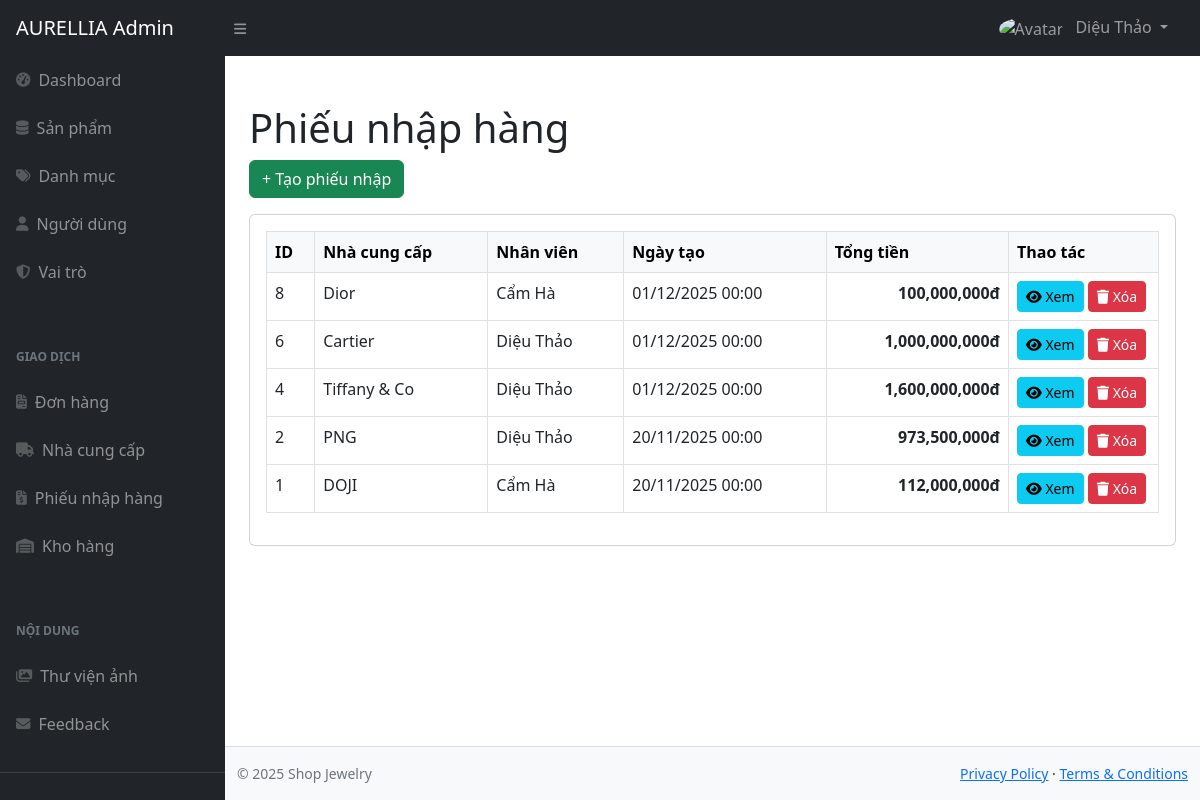
Before: /admin/index.php?act=import (signed in) with the older database file.
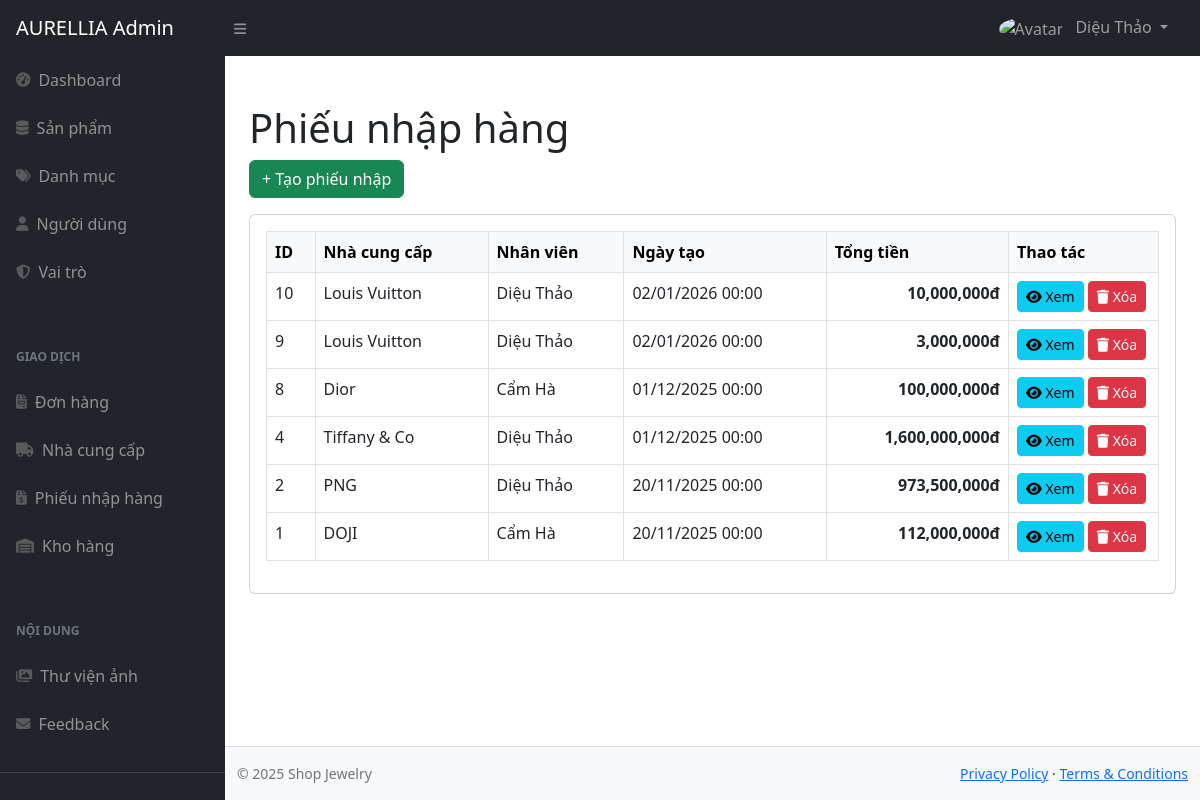
After: the same page with the newer database file.
### tables this page shows
CREATE TABLE `import` (
  `id` int(11) NOT NULL,
  `total_import_order` int(11) DEFAULT NULL,
  `user_id` int(11) DEFAULT NULL,
  `supplier_id` int(11) DEFAULT NULL,
  `created_at` date DEFAULT NULL,
  `isDeleted` int(11) DEFAULT NULL
);

CREATE TABLE `supplier` (
  `id` int(11) NOT NULL,
  `name` varchar(255) DEFAULT NULL,
  `address` varchar(255) DEFAULT NULL,
  `contact` varchar(255) DEFAULT NULL,
  `isDeleted` tinyint(1) DEFAULT 0
);

CREATE TABLE `user` (
  `id` int(11) NOT NULL,
  `fullname` varchar(255) NOT NULL,
  `email` varchar(255) NOT NULL,
  `phone_number` varchar(255) DEFAULT NULL,
  `password` varchar(255) DEFAULT NULL,
  `role_id` int(11) DEFAULT NULL,
  `created_at` date DEFAULT NULL,
  `updated_at` date DEFAULT NULL,
  `deleted` int(11) DEFAULT NULL,
  `reset_token` varchar(255) DEFAULT NULL,
  `token_expiry` datetime DEFAULT NULL,
  `avatar` varchar(255) DEFAULT '/public/assets/imgs/user.jpg'
);

### admin/controllers/ImportController.php (called while the page is built, shortened)
<?php
require "models/ImportModel.php";
class ImportController
{
    private $model;
    function __construct($db)
    {
        $this->model = new ImportModel($db);
    }
    function index()
    {
        $imports = $this->model->getAll();
        include "layouts/main.php";
    }
}

### admin/models/ImportModel.php (called while the page is built, shortened)
<?php
class ImportModel
{
    private $conn;
    function __construct($db)
    {
        $this->conn = $db;
    }
    function getAll()
    {
        $sql = "
        SELECT import.*,
               supplier.name AS supplier_name,
               user.fullname AS user_name
        FROM import
        JOIN supplier ON supplier.id = import.supplier_id
        JOIN user ON user.id = import.user_id
        WHERE import.isDeleted = 0
        ORDER BY import.id DESC
    ";
        return $this->conn->query($sql);
    }
}

### admin/views/import/list.php (the view)
<h1 class="mt-4">Phiếu nhập hàng</h1>
<a href="index.php?act=import-create" class="btn btn-success mb-3">+ Tạo phiếu nhập</a>
<div class="card">
    <div class="card-body">
        <table class="table table-bordered table-hover">
            <thead class="table-light">
                <tr>
                    <th>ID</th>
                    <th>Nhà cung cấp</th>
                    <th>Nhân viên</th>
                    <th>Ngày tạo</th>
                    <th>Tổng tiền</th>
                    <th width="150">Thao tác</th>
                </tr>
            </thead>
            <tbody>
                <?php foreach ($imports as $i): ?>
                    <tr>
                        <td><?= $i['id'] ?></td>
                        <td><?= htmlspecialchars($i['supplier_name']) ?></td>
                        <td><?= htmlspecialchars($i['user_name']) ?></td>
                        <td><?= date('d/m/Y H:i', strtotime($i['created_at'])) ?></td>
                        <td class="text-end fw-bold"><?= number_format($i['total_import_order'] ?? 0) ?>đ</td>
                        <td>
                            <a href="index.php?act=import-detail&id=<?= $i['id'] ?>" class="btn btn-info btn-sm">
                                <i class="fas fa-eye"></i> Xem
                            </a>
                            <a href="index.php?act=import-delete&id=<?= $i['id'] ?>"
                                class="btn btn-danger btn-sm"
                                onclick="return confirm('Bạn có chắc chắn muốn xóa phiếu nhập #<?= $i['id'] ?>?')">
                                <i class="fas fa-trash"></i> Xóa
                            </a>
                        </td>
                    </tr>
                <?php endforeach; ?>
            </tbody>
        </table>
    </div>
</div>

### admin/index.php (shortened to what this page needs)
<?php
$conn = new mysqli("localhost:3307", "root", "", "web_trang_suc");
$act = $_GET['act'] ?? "dashboard";
switch ($act) {
    case "import":
        require "controllers/ImportController.php";
        $c = new ImportController($conn);
        $c->index();
        break;
}

### admin/layouts/main.php (shortened to what this page needs)
<!DOCTYPE html>
<html lang="en">
<head>
    <link rel="stylesheet" href="https://cdnjs.cloudflare.com/ajax/libs/font-awesome/6.5.1/css/all.min.css">
    <link rel="stylesheet" href="https://cdn.jsdelivr.net/npm/sweetalert2@11/dist/sweetalert2.min.css">
    <link href="assets/css/styles.css" rel="stylesheet" />
</head>
<body class="sb-nav-fixed">
    <?php include "navbar.php"; ?>
    <div id="layoutSidenav">
        <?php include "sidebar.php"; ?>
        <div id="layoutSidenav_content">
            <main class="p-4">
                <?php include $view; ?>
            </main>
            <?php include "footer.php"; ?>
</body>
</html>

### admin/layouts/navbar.php (shortened to what this page needs)
<?php
$adminName = $_SESSION["fullname"] ?? "Admin";
$adminAvatar = "../assets/imgs/admin/admin.jpg";
?>
<nav class="sb-topnav navbar navbar-expand navbar-dark bg-dark">
    <a class="navbar-brand ps-3" href="index.php">AURELLIA Admin</a>
    <button class="btn btn-link btn-sm order-1 order-lg-0 me-4" id="sidebarToggle">
        <i class="fas fa-bars"></i>
    </button>
    <ul class="navbar-nav ms-auto me-3 me-lg-4">
        <li class="nav-item dropdown">
            <a class="nav-link dropdown-toggle" id="navbarDropdown" href="#" role="button"
               data-bs-toggle="dropdown" aria-expanded="false">
                <img src="<?= $adminAvatar ?>"
                     alt="Avatar"
                     style="width:32px; height:32px; border-radius:50%; object-fit:cover; margin-right:8px;">
                <?= htmlspecialchars($adminName) ?>
            </a>
        </li>
    </ul>
</nav>

### admin/layouts/sidebar.php (shortened to what this page needs)
<div id="layoutSidenav_nav">
    <nav class="sb-sidenav accordion sb-sidenav-dark" id="sidenavAccordion">
        <div class="sb-sidenav-menu">
            <div class="nav">
                <a class="nav-link" href="index.php?act=dashboard">
                    <div class="sb-nav-link-icon"><i class="fa-solid fa-tachometer-alt"></i></div>
                    Dashboard
                </a>
                <a class="nav-link" href="index.php?act=products">
                    <div class="sb-nav-link-icon"><i class="fa-solid fa-database"></i></div>
                    Sản phẩm
                </a>
                <a class="nav-link" href="index.php?act=category">
                    <div class="sb-nav-link-icon"><i class="fa-solid fa-tags"></i></div>
                    Danh mục
                </a>
                <a class="nav-link" href="index.php?act=users">
                    <div class="sb-nav-link-icon"><i class="fa-solid fa-user"></i></div>
                    Người dùng
                </a>
                <a class="nav-link <?php echo (isset($_GET['act']) && strpos($_GET['act'], 'role') === 0) ? 'active' : ''; ?>"
                    href="index.php?act=role">
                    <div class="sb-nav-link-icon"><i class="fa-solid fa-shield-halved"></i></div>
                    Vai trò
                </a>
                <div class="sb-sidenav-menu-heading text-muted small mt-4">Giao dịch</div>
                <a class="nav-link" href="index.php?act=order">
                    <div class="sb-nav-link-icon"><i class="fa-solid fa-file-invoice"></i></div>
                    Đơn hàng
                </a>
                <a class="nav-link" href="index.php?act=supplier">
                    <div class="sb-nav-link-icon"><i class="fa-solid fa-truck"></i></div>
                    Nhà cung cấp
                </a>
                <a class="nav-link" href="index.php?act=import">
                    <div class="sb-nav-link-icon"><i class="fa-solid fa-file-invoice-dollar"></i></div>
                    Phiếu nhập hàng
                </a>
                <a href="index.php?act=stock" class="nav-link">
                    <div class="sb-nav-link-icon"><i class="fas fa-warehouse"></i></div>
                    Kho hàng
                </a>
                <div class="sb-sidenav-menu-heading text-muted small mt-4">Nội dung</div>
                <a class="nav-link" href="index.php?act=galleries">
                    <div class="sb-nav-link-icon"><i class="fa-solid fa-images"></i></div>
                    Thư viện ảnh
                </a>
                <a class="nav-link" href="index.php?act=contact">
                    <div class="sb-nav-link-icon"><i class="fa-solid fa-envelope"></i></div>
                    Feedback
                </a>
                <hr class="sidebar-divider my-4">
            </div>
        </div>
    </nav>
</div>

### admin/layouts/footer.php
<footer class="bg-light py-3 mt-auto" style="border-top: 1px solid #ddd;">
    <div class="container-fluid">
        <div class="d-flex justify-content-between align-items-center small">
            <div class="text-muted">
                © 2025 Shop Jewelry
            </div>
            <div>
                <a href="#">Privacy Policy</a>
                &middot;
                <a href="#">Terms & Conditions</a>
            </div>
        </div>
    </div>
</footer>
</div>
</body>
</html>

Changed rows visible on the page:
removed import: id "6", supplier.name "Cartier", user.fullname "Diệu Thảo", created_at "01/12/2025 00:00", total_import_order "1,000,000,000"
added import: id "10", supplier.name "Louis Vuitton", user.fullname "Diệu Thảo", created_at "02/01/2026 00:00", total_import_order "10,000,000"
added import: id "9", supplier.name "Louis Vuitton", user.fullname "Diệu Thảo", created_at "02/01/2026 00:00", total_import_order "3,000,000"
